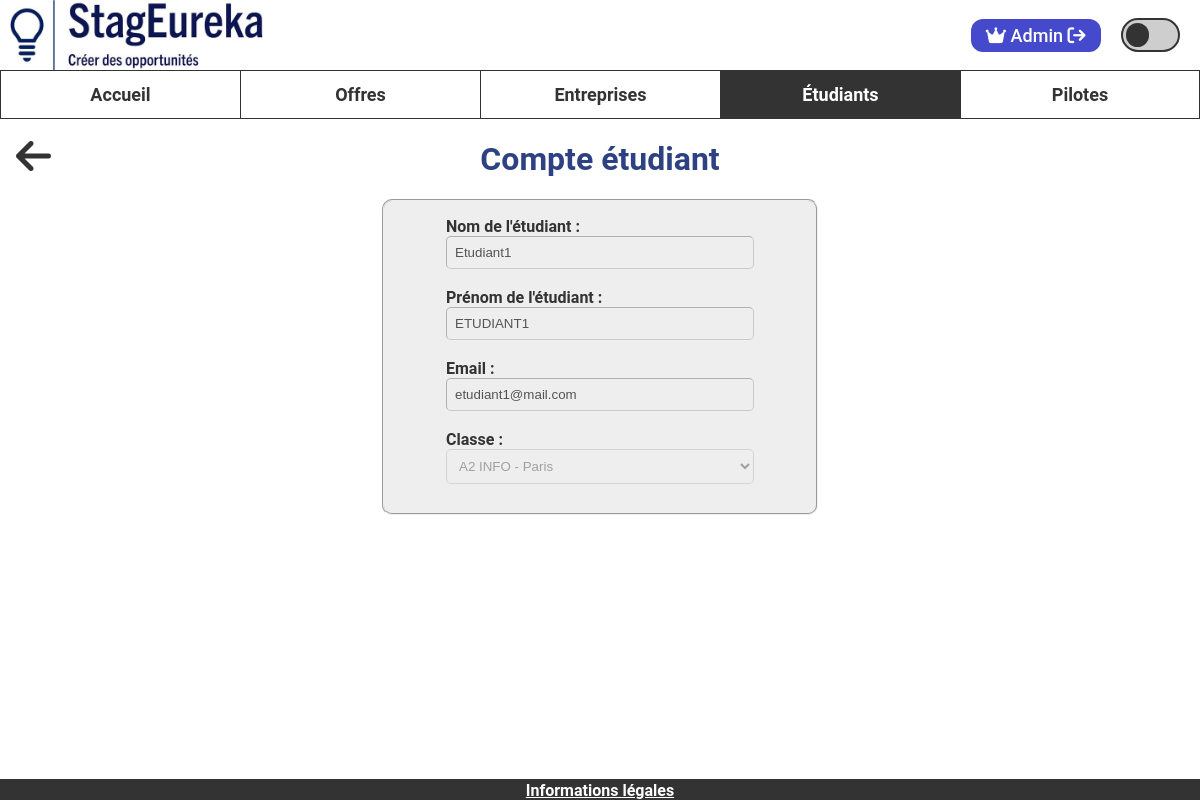
Screenshot of /www/etudiant/lire/1 (signed in) with the database file from the repository.
### tables this page shows
CREATE TABLE Student(
   idStudent INT NOT NULL AUTO_INCREMENT,
   email VARCHAR(320) NOT NULL,
   name VARCHAR(50) NOT NULL,
   firstName VARCHAR(50) NOT NULL,
   password VARCHAR(255) NOT NULL,
   idClass INT NOT NULL,
   PRIMARY KEY(idStudent),
   FOREIGN KEY(idClass) REFERENCES Class(idClass)
);

CREATE TABLE Class(
   idClass INT NOT NULL AUTO_INCREMENT,
   className VARCHAR(50),
   yearClass INT NOT NULL,
   idCity INT NOT NULL,
   idPilot INT NOT NULL,
   PRIMARY KEY(idClass),
   FOREIGN KEY(idCity) REFERENCES City(idCity),
   FOREIGN KEY(idPilot) REFERENCES Pilot(idPilot)
);

### www/modele/etudiant_modele.php (called while the page is built, shortened)
<?php
require_once "modele/classe_modele.php";
class Etudiant {
    public function __construct(int $id, string $nom, string $prenom, string $email, string $hash_mdp, Classe $classe) {
        $this->nom = $nom;
        $this->prenom = $prenom;
        $this->email = $email;
        $this->classe = $classe;
    }
}
function getEtudiant(int $idEtudiant): ?etudiant {
    $pdo = connexionBDD();
    $requete = $pdo->prepare(
        "SELECT * FROM Student s
        INNER JOIN Class ON (s.idClass = Class.idClass)
        INNER JOIN City c ON (Class.idCity = c.idCity)
        WHERE idStudent = :id"
    );
    $requete->execute([
        ":id" => $idEtudiant
    ]);
    $reponseBdd = $requete->fetch(PDO::FETCH_ASSOC);
    $etudiant = new Etudiant(
        $reponseBdd["idStudent"],
        $reponseBdd["name"],
        $reponseBdd["firstName"],
        $reponseBdd["email"],
        $reponseBdd["password"],
        new Classe(
            $reponseBdd["idClass"],
            $reponseBdd["className"],
            $reponseBdd["yearClass"],
            $reponseBdd["cityName"],
            $reponseBdd["addressCode"],
            $reponseBdd["idPilot"]
        )
    );
    return $etudiant;
}

### www/modele/classe_modele.php (called while the page is built, shortened)
<?php
class Classe {
    public function __construct(int $id, string $nom, int $annee, string $ville, string $codePostal, int $idPilote) {
        $this->id = $id;
        $this->nom = $nom;
    }
}

### www/vue/php/etudiant/lire_etudiant_vue.php (the view, shortened to what this page needs)
<main class="main-lecture" id="main-lire-etudiant">
    <button name="fleche-retour" id="fleche-retour" value="fleche-retour" onclick="location.href='<?= ADRESSE_SITE ?>/etudiant/liste'"><i class="fa-solid fa-arrow-left fa-3x"></i></button>
    <div class="conteneur-modification-etudiant">
        <h1 class="modification-etudiant">Compte étudiant</h1>
        <fieldset class="rectangle-gris">
            <div class="ligne">
                <div class="colonne">
                    <div class="nom-pilote">
                        <label for="nom-etudiant">Nom de l'étudiant :</label><br>
                        <input class="case-standard case-nom-etudiant" type="text" name="nom" id="nom-etudiant" value="<?= $etudiant->nom ?>" disabled><br><br>
                    </div>
                    <div class="prenom-etudiant">
                        <label for="prenom-etudiant">Prénom de l'étudiant :</label><br>
                        <input class="case-standard case-prenom-etudiant" type="text" name="prenom" id="prenom-etudiant" value="<?= $etudiant->prenom ?>" disabled><br><br>
                    </div>
                </div>
                <div class="colonne">
                    <div class="email-etudiant">
                        <label for="email-etudiant">Email :</label><br>
                        <input class="case-standard case-email-etudiant" type="text" name="email" id="email-etudiant" value="<?= $etudiant->email ?>" disabled><br><br>
                    </div>
                    <div class="classe-etudiant">
                        <label for="classe-etudiant">Classe :</label><br>
                        <select class="case-standard" name="idClasse" id="classe-etudiant" disabled>
                            <option value="<?= $etudiant->classe->id ?>"><?= $etudiant->classe->nom . " - " . $etudiant->classe->ville ?></option>
                        </select><br><br>
                    </div>
                </div>
            </div>
        </fieldset>
    </div>
</main>
<?php
include "vue/php/mise_en_page_vue.php";
?>

### www/vue/css/style.css (style rules this page uses)
:root { --primary-color: #333333; --secondary-color: #cecece; --accent-color-1: #2e4283; --accent-color-2: #454acc; --alternate-color: #ffffff; --background-color: #ffffff; --background-color-2: #eeeeee; }
body { margin: 0; padding: 0; background-color: var(--background-color); color: var(--primary-color); overflow: hidden; }
body, textarea { font-family: 'Roboto', sans-serif; }
main { position: absolute; overflow-y: auto; top: 118.59px; bottom: 20px; left: 0px; right: 0px; }
#fleche-retour { background-color: unset; border: none; position: absolute; left: 10px; top: 16px; z-index: 99; color: var(--primary-color); cursor: pointer; }
.case-standard { width: 290px; border-radius: 5px; border-width: 0.5px; padding: 8px; }
select.case-standard { box-sizing: content-box; }
.rectangle-gris { border-radius: 10px; background-color: var(--background-color-2); }
.colonne { display: grid; justify-content: center; align-items: center; margin: 10px 50px; margin-bottom: auto; }
.ligne { display: flex; flex-direction: row; justify-content: center; align-items: center; }
.rectangle-gris label, .rectangle-gris h3 { margin-top: 0; margin-bottom: 5px; font-size: 16px; font-weight: bold; }
.conteneur-modification-etudiant { display: flex; flex-direction: column; align-items: center; }
.conteneur-modification-etudiant h1 { color: var(--accent-color-1); }
@media (max-width: 1320px) { .conteneur-modification-etudiant .ligne { flex-direction: column; } }
@media (max-width: 1320px) { .conteneur-modification-etudiant .colonne:not(:first-child) { margin-top: 0; } }

### rows the page displays
student: nom "Etudiant1", prenom "ETUDIANT1", email "etudiant1@mail.com", idClasse "A2 INFO - Paris"

### other values shown
$_SESSION["prenom"] "Admin"
